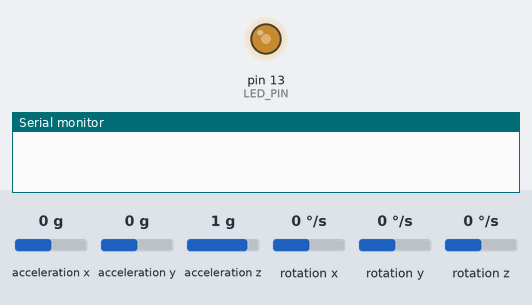
Simulated run of this sketch. Board: Arduino Uno, built with avr-gcc and run on an emulated ATmega328P. On the bench: output pins drawn as LEDs (lit = HIGH), the last lines printed to the serial monitor. Inputs (shaded band) come from the test bench; at power-on: acceleration z 1 g, acceleration x 0 g, acceleration y 0 g, rotation x 0 °/s, rotation y 0 °/s, rotation z 0 °/s.

Above: at 1.2 s.
1.3 s: acceleration z set to -0.9 g
4.3 s: acceleration z set to -1.2 g
At 7.26 s:
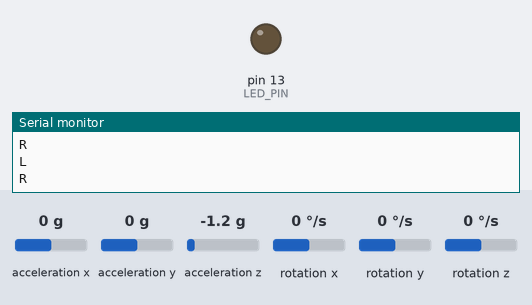
7.3 s: acceleration z set to -0.8 g
10.3 s: acceleration z set to -1.4 g
At 11.24 s:
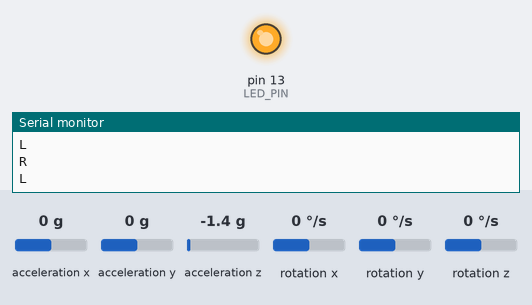
Timing chart, 0 to 14.3 s (numbered marks = the images above; inputs shaded):
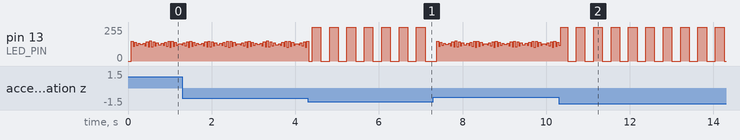

Measured:
- the behaviour switches between -1 and -1.1 g on acceleration z (found by bisection; images 0 and 1)
- by itself, pin 13 (LED_PIN): repeats every 0.37 s: 255/255 0.17 s, 0/255 0.21 s

The sketch:

mpuraw.ino
```cpp
// I2Cdev and MPU6050 must be installed as libraries, or else the .cpp/.h files
// for both classes must be in the include path of your project
#include "I2Cdev.h"
#include "MPU6050.h"

// Arduino Wire library is required if I2Cdev I2CDEV_ARDUINO_WIRE implementation
// is used in I2Cdev.h
#if I2CDEV_IMPLEMENTATION == I2CDEV_ARDUINO_WIRE
    #include "Wire.h"
#endif

// class default I2C address is 0x68
// specific I2C addresses may be passed as a parameter here
// AD0 low = 0x68 (default for InvenSense evaluation board)
// AD0 high = 0x69
MPU6050 accelgyro;
MPU6050 accelgyro1(0x69); // <-- use for AD0 high

int16_t ax, ay, az;
int16_t gx, gy, gz;
int16_t ax1, ay1, az1;
int16_t gx1, gy1, gz1;
int lflag,rflag;

// uncomment "OUTPUT_READABLE_ACCELGYRO" if you want to see a tab-separated
// list of the accel X/Y/Z and then gyro X/Y/Z values in decimal. Easy to read,
// not so easy to parse, and slow(er) over UART.
#define OUTPUT_READABLE_ACCELGYRO

// uncomment "OUTPUT_BINARY_ACCELGYRO" to send all 6 axes of data as 16-bit
// binary, one right after the other. This is very fast (as fast as possible
// without compression or data loss), and easy to parse, but impossible to read
// for a human.
//#define OUTPUT_BINARY_ACCELGYRO


#define LED_PIN 13
bool blinkState = false;

void setup() {
    lflag=0;
    rflag=0;
    // join I2C bus (I2Cdev library doesn't do this automatically)
    #if I2CDEV_IMPLEMENTATION == I2CDEV_ARDUINO_WIRE
        Wire.begin();
    #elif I2CDEV_IMPLEMENTATION == I2CDEV_BUILTIN_FASTWIRE
        Fastwire::setup(400, true);
    #endif

    // initialize serial communication
    // (38400 chosen because it works as well at 8MHz as it does at 16MHz, but
    // it's really up to you depending on your project)
    Serial.begin(38400);

    // initialize device
    //Serial.println("Initializing I2C devices...");
    accelgyro.initialize();
    accelgyro1.initialize();
    // verify connection
    //Serial.println("Testing device connections...");
    //Serial.println(accelgyro.testConnection() ? "MPU6050 connection successful" : "MPU6050 connection failed");
    //Serial.println(accelgyro1.testConnection() ? "MPU60501 connection successful" : "MPU60501 connection failed");

    // use the code below to change accel/gyro offset values
    /*
    Serial.println("Updating internal sensor offsets...");
    // -76	-2359	1688	0	0	0
    Serial.print(accelgyro.getXAccelOffset()); Serial.print("\t"); // -76
    Serial.print(accelgyro.getYAccelOffset()); Serial.print("\t"); // -2359
    Serial.print(accelgyro.getZAccelOffset()); Serial.print("\t"); // 1688
    Serial.print(accelgyro.getXGyroOffset()); Serial.print("\t"); // 0
    Serial.print(accelgyro.getYGyroOffset()); Serial.print("\t"); // 0
    Serial.print(accelgyro.getZGyroOffset()); Serial.print("\t"); // 0
    Serial.print("\n");
    accelgyro.setXGyroOffset(220);
    accelgyro.setYGyroOffset(76);
    accelgyro.setZGyroOffset(-85);
    Serial.print(accelgyro.getXAccelOffset()); Serial.print("\t"); // -76
    Serial.print(accelgyro.getYAccelOffset()); Serial.print("\t"); // -2359
    Serial.print(accelgyro.getZAccelOffset()); Serial.print("\t"); // 1688
    Serial.print(accelgyro.getXGyroOffset()); Serial.print("\t"); // 0
    Serial.print(accelgyro.getYGyroOffset()); Serial.print("\t"); // 0
    Serial.print(accelgyro.getZGyroOffset()); Serial.print("\t"); // 0
    Serial.print("\n");
    */

    // configure Arduino LED for
    //scan();
    pinMode(LED_PIN, OUTPUT);
}

void loop() {
    // read raw accel/gyro measurements from device

    accelgyro.getMotion6(&ax, &ay, &az, &gx, &gy, &gz);
    accelgyro1.getMotion6(&ax1, &ay1, &az1, &gx1, &gy1, &gz1);
    // these methods (and a few others) are also available
    //accelgyro.getAcceleration(&ax, &ay, &az);
    //accelgyro.getRotation(&gx, &gy, &gz);

    #ifdef OUTPUT_READABLE_ACCELGYRO
        // display tab-separated accel/gyro x/y/z values
        //Serial.print("a/g:\t");
        //Serial.print(ax); Serial.print("\t");
        //Serial.print(ay); Serial.print("\t");

        if ((az<-17000)&& lflag==0 ){
          lflag=1;
          rflag=0;
        //Serial.println(az);
        Serial.println("L");
        delay(100);
         }

        if (az1<-17000 && rflag==0){
        rflag=1;
        lflag=0;
        //Serial.println(az);
        Serial.println("R");

        delay(100);
        }
        //Serial.print(gx); Serial.print("\t");
        //Serial.print(gy); Serial.print("\t");
        //Serial.println(gz);
    #endif

    #ifdef OUTPUT_BINARY_ACCELGYRO
        Serial.write((uint8_t)(ax >> 8)); Serial.write((uint8_t)(ax & 0xFF));
        Serial.write((uint8_t)(ay >> 8)); Serial.write((uint8_t)(ay & 0xFF));
        Serial.write((uint8_t)(az >> 8)); Serial.write((uint8_t)(az & 0xFF));
        Serial.write((uint8_t)(gx >> 8)); Serial.write((uint8_t)(gx & 0xFF));
        Serial.write((uint8_t)(gy >> 8)); Serial.write((uint8_t)(gy & 0xFF));
        Serial.write((uint8_t)(gz >> 8)); Serial.write((uint8_t)(gz & 0xFF));
    #endif

    // blink LED to indicate activity
    blinkState = !blinkState;
    digitalWrite(LED_PIN, blinkState);
}
void scan()
{
  byte error, address;
  int nDevices;

  Serial.println("Scanning...");

  nDevices = 0;
  for(address = 1; address < 127; address++ )
  {
    // The i2c_scanner uses the return value of
    // the Write.endTransmisstion to see if
    // a device did acknowledge to the address.
    Wire.beginTransmission(address);
    error = Wire.endTransmission();

    if (error == 0)
    {
      Serial.print("I2C device found at address 0x");
      if (address<16)
        Serial.print("0");
      Serial.print(address,HEX);
      Serial.println("  !");

      nDevices++;
    }
    else if (error==4)
    {
      Serial.print("Unknow error at address 0x");
      if (address<16)
        Serial.print("0");
      Serial.println(address,HEX);
    }
  }
  if (nDevices == 0)
    Serial.println("No I2C devices found\n");
  else
    Serial.println("done\n");

  delay(5000);           // wait 5 seconds for next scan
}
```
